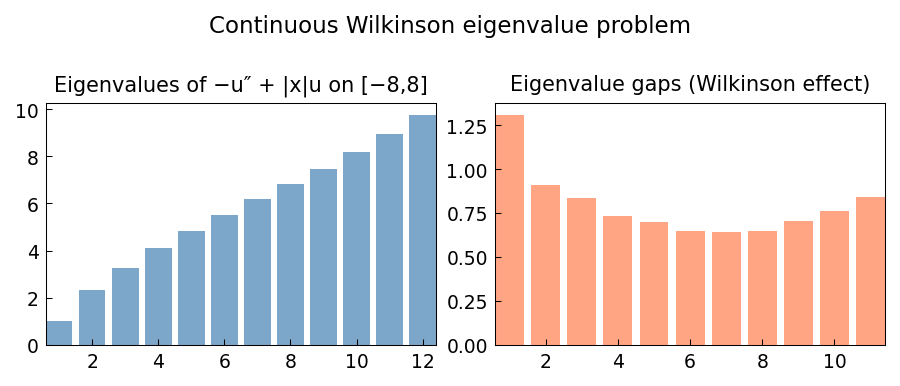

The script that saved this image:
"""Continuous analogue of the Wilkinson matrix.

Considers the Sturm-Liouville eigenvalue problem
  -u'' + |x| u = lambda u,  u(±N) = 0
which is a continuous version of Wilkinson's tridiagonal matrix
with near-equal extreme eigenvalues.

Credit: Chebfun example ode-eig/ContinuousWilkinson.m (Nick Trefethen, Mar 2017).
Original MATLAB Chebfun: Copyright 2017 by The University of Oxford and
The Chebfun Developers. See https://www.chebfun.org/ for Chebfun information.
"""
import os

os.environ.setdefault("XLA_PYTHON_CLIENT_PREALLOCATE", "false")

import matplotlib

matplotlib.use("Agg")
import os
import sys

import matplotlib.pyplot as plt
import numpy as np

sys.path.insert(0, os.path.join(os.path.dirname(__file__), '..', '..', 'src'))

from chebfunjax.plotting import chebfun_style

chebfun_style()

from chebfunjax.operators.chebop import Chebop


def run():
    print("=" * 60)
    print("Continuous Wilkinson: -u'' + |x| u = λu, u(±N) = 0")
    print("=" * 60)

    N = 8.0
    dom = (-N, N)

    print(f"\nDomain: [{-N}, {N}]")
    # Use abs(x) not jnp.abs(x): x is a Chebfun in the operator context
    L = Chebop(lambda x, u: -u.diff(2) + abs(x) * u, domain=dom)
    L.lbc = 0.0
    L.rbc = 0.0

    k = 12
    lams = L.eigs(k=k)
    lams_sorted = np.sort(np.real(np.array(lams)))
    print(f"\nFirst {k} eigenvalues:")
    for i, lam in enumerate(lams_sorted):
        print(f"  λ_{i+1} = {lam:.8f}")

    # Check eigenvalues are positive (potential is positive)
    assert np.all(lams_sorted > 0), "All eigenvalues should be positive"

    # Check they are increasing
    assert np.all(np.diff(lams_sorted) > 0), "Eigenvalues should be increasing"

    # The middle eigenvalues should be close to each other (Wilkinson effect)
    # For the Wilkinson analogue, eigenvalues around N come in near-pairs
    # For N=8, look at eigenvalues near index 8
    if len(lams_sorted) >= 10:
        gaps = np.diff(lams_sorted)
        min_gap = np.min(gaps)
        max_gap = np.max(gaps)
        print(f"\n  Min eigenvalue gap: {min_gap:.6f}")
        print(f"  Max eigenvalue gap: {max_gap:.6f}")
        print(f"  Gap ratio max/min: {max_gap/min_gap:.2f}")

    # --- Plot -------------------------------------------------------
    _here = os.path.dirname(os.path.abspath(__file__))
    fig, axes = plt.subplots(1, 2)

    axes[0].bar(range(1, len(lams_sorted)+1), lams_sorted, color='steelblue', alpha=0.7)
    axes[0].set_title(f"Eigenvalues of −u″ + |x|u on [−{N:.0f},{N:.0f}]", fontsize=10)

    # Plot eigenvalue gaps
    if len(lams_sorted) >= 2:
        gaps = np.diff(lams_sorted)
        axes[1].bar(range(1, len(gaps)+1), gaps, color='coral', alpha=0.7)
        axes[1].set_title("Eigenvalue gaps (Wilkinson effect)", fontsize=10)

    fig.suptitle("Continuous Wilkinson eigenvalue problem", fontsize=11)
    fig.tight_layout()
    fig.savefig(os.path.join(_here, "continuous_wilkinson.png"), dpi=150, bbox_inches="tight")
    plt.close(fig)

    print("\nAll assertions passed.")
    return True

if __name__ == "__main__":
    run()
